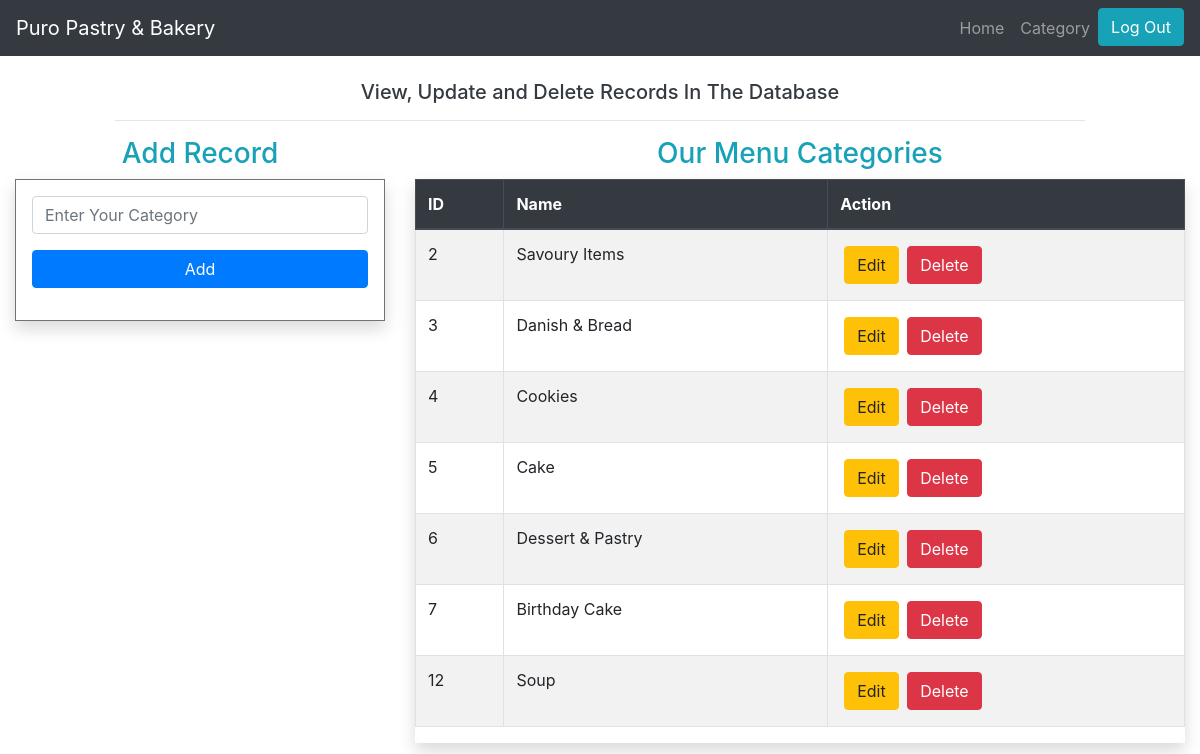
Screenshot of /admin/category.php with the database file from the repository.
### tables this page shows
CREATE TABLE `category` (
  `CategoryID` int(11) NOT NULL,
  `CategoryName` varchar(255) NOT NULL
);

### admin/action.php (called while the page is built, shortened)
<?php
 $update = false;
 $name = "";
?>

### admin/category.php (the view, shortened to what this page needs)
<?php
 include('includes/header.php');
 include 'action.php';
?>
<div class="container-fluid py-4">
   <div class="row justify-content-center">
      <div class="col-md-10">
        <h5 class="text-center text-dark">View, Update and Delete Records In The Database</h5>
        <hr>
      </div>
    </div>
      <div class="row">
         <div class="col-md-4 mb-5">
           <?php if($update == true){ ?>
            <h3 class="text-center text-info">Update Record</h3>
         <?php }else { ?>
              <h3 class="text-center text-info">Add Record</h3>
         <?php } ?>
            <form class="border border-secondary p-3 shadow" action="action.php" method="post" enctype="multipart/form-data">
               <div class="form-group">
                 <input type="text" name="category_name" class="form-control" value="<?php echo $name; ?>" placeholder="Enter Your Category" required>
               </div>
              <div class="form-group">
                <?php if($update == true){ ?>
                <input type="submit" name="update_category" class="btn btn-success btn-block" value="Update">
                 <a href="category.php" class="small btn-link">Go Back</a>
                <?php }else { ?>
                <input type="submit" name="add_category" class="btn btn-primary btn-block" value="Add">
                <?php } ?>
              </div>
           </form>
         </div>
         <div class="col-md-8 mb-5">
           <?php
              $sql = "select * from category";
              $stmt = $connection->prepare($sql);
              $stmt->execute();
              $result = $stmt->get_result();
           ?>
           <h3 class="text-center text-info">Our Menu Categories</h3>
     <div class="table-responsive shadow">
    <table class="table table-striped table-hover table-bordered">
       <thead class="thead-dark">
       <tr>
          <th>ID</th>
         <th>Name</th>
         <th>Action</th>
       </tr>
       </thead>
       <tbody>
         <?php while($row = $result->fetch_assoc()){ ?>
       <tr>
          <td><?php echo $row['CategoryID']; ?></td>
          <td><?php echo $row['CategoryName']; ?></td>
          <td>
            <a href="category.php?edit=<?php echo $row['CategoryID']; ?>" class="btn btn-warning m-1">Edit</a>
            <a href="action.php?delete=<?php echo $row['CategoryID']; ?>" class="btn btn-danger m1" onclick="return confirm('Do You Want To Delete This Record ?');">Delete</a>
          </td>
       </tr>
       <?php  } ?>
       </tbody>
     </table>
     </div>
         </div>
      </div>
</div>
<?php
 include('includes/footer.php');
?>

### admin/includes/header.php (shortened to what this page needs)
<!DOCTYPE html>
<html lang="en">
<head>
  <link rel="stylesheet" href="https://maxcdn.bootstrapcdn.com/bootstrap/4.5.2/css/bootstrap.min.css">
</head>
<body>
  <?php
    include('nav.php');
  ?>

### admin/includes/nav.php (shortened to what this page needs)
<nav class="navbar navbar-expand-md bg-dark navbar-dark">
<a class="navbar-brand" href="#">Puro Pastry & Bakery </a>
<div class="collapse navbar-collapse" id="collapsibleNavbar">
     <ul class="navbar-nav ml-auto">
         <li class="nav-item">
             <a class="nav-link" href="index.php">Home</a>
        </li>
        <li class="nav-item">
             <a class="nav-link" href="category.php">Category</a>
        </li>
        <li class="nav-item">
             <a href="logout.php" class="btn btn-info">Log Out</a>
        </li>
     </ul>
</div>
</nav>

### admin/includes/footer.php
</body>
</html>

### rows the page displays
category: CategoryID "2", CategoryName "Savoury Items"
category: CategoryID "3", CategoryName "Danish & Bread"
category: CategoryID "4", CategoryName "Cookies"
category: CategoryID "5", CategoryName "Cake"
category: CategoryID "6", CategoryName "Dessert & Pastry"
category: CategoryID "7", CategoryName "Birthday Cake"
category: CategoryID "12", CategoryName "Soup"
